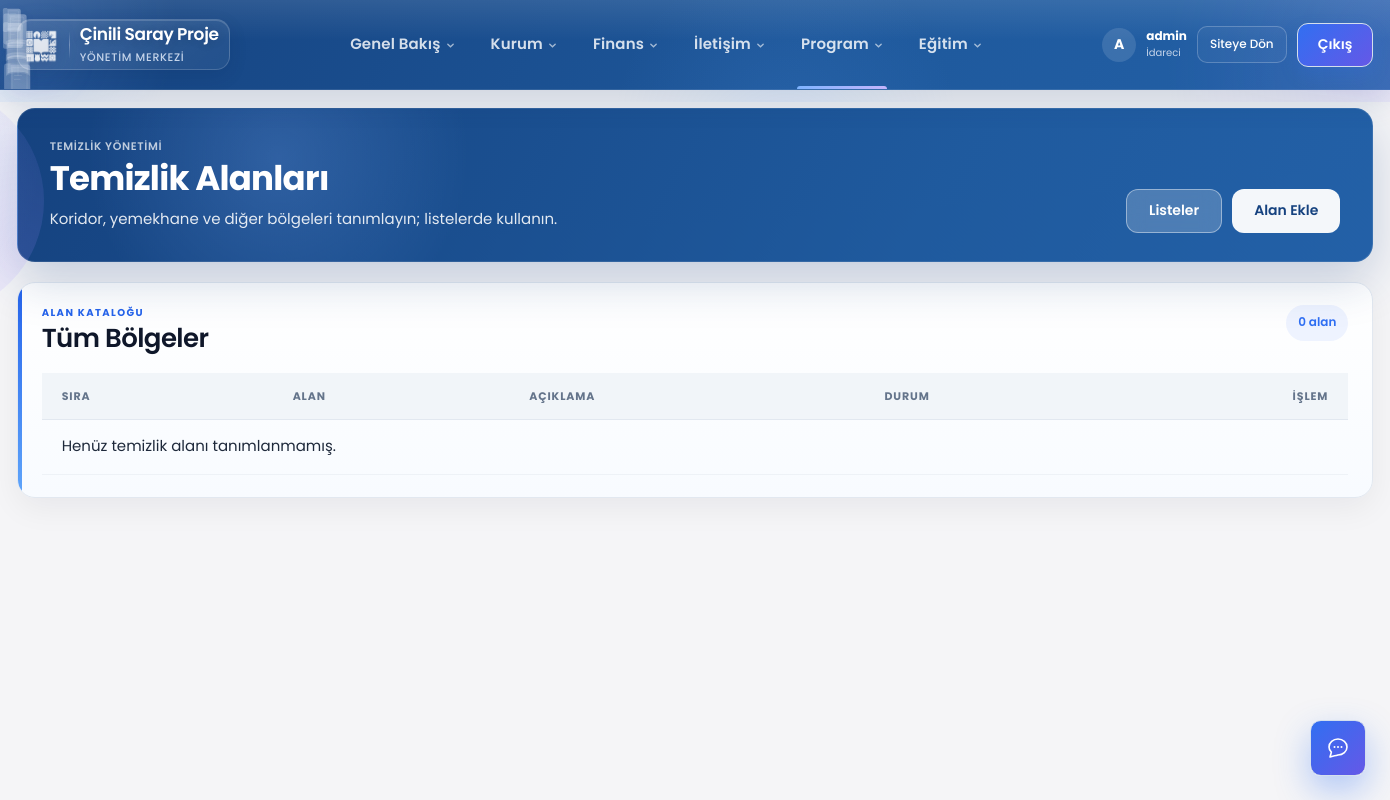
Before: /yonetim/temizlik/alanlar/ (signed in) with the older database file.
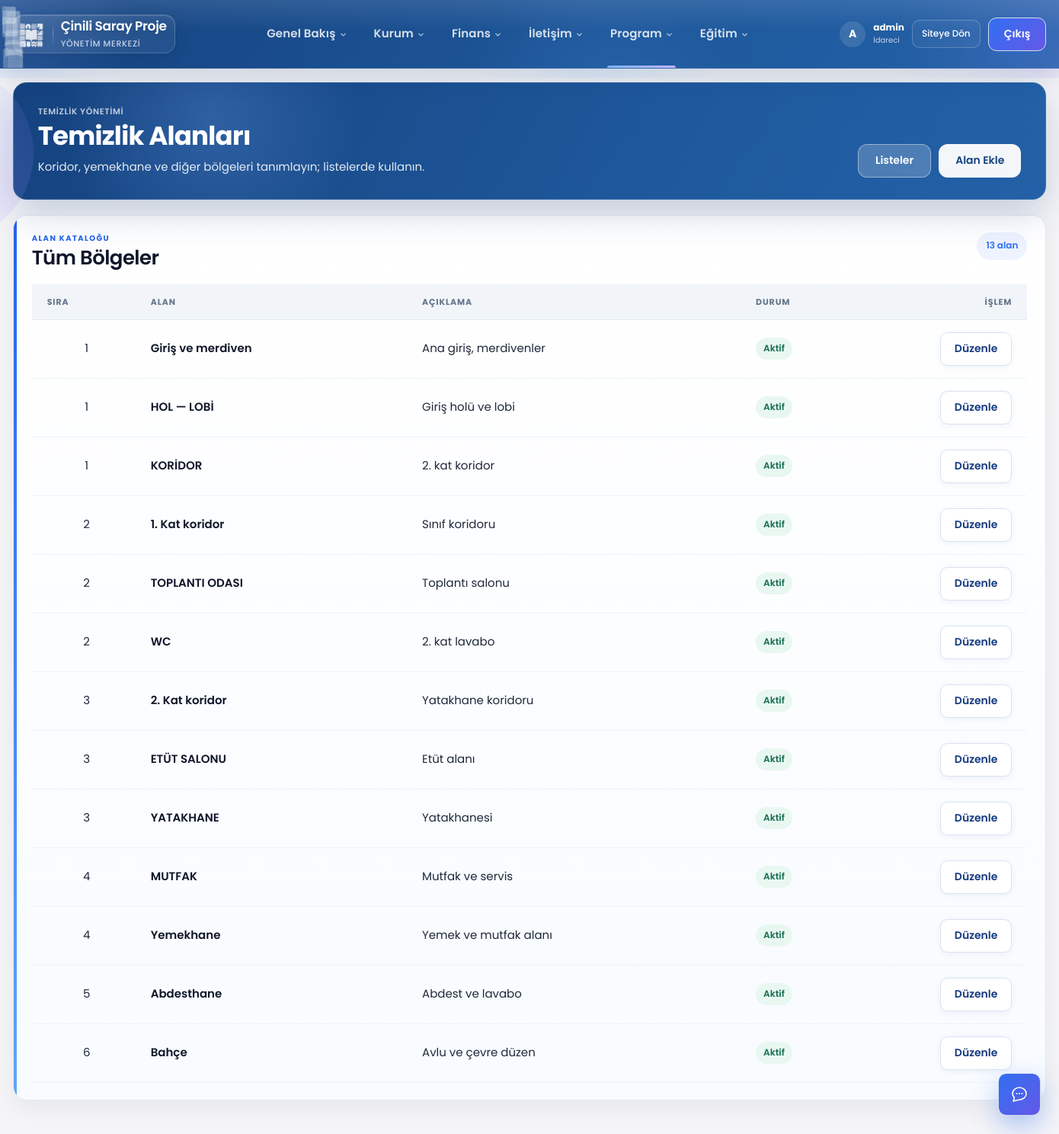
After: the same page with the newer database file.
### takip/models.py (models this page shows, shortened)
class TemizlikAlani(models.Model):
    ad = models.CharField(
        max_length=120,
        verbose_name="Alan adı",
    )
    kat = models.ForeignKey(
        "TemizlikKati",
        on_delete=models.SET_NULL,
        null=True,
        blank=True,
        related_name="alanlar",
        verbose_name="Kat",
    )
    aciklama = models.CharField(
        max_length=255,
        blank=True,
        verbose_name="Açıklama",
    )
    sira = models.PositiveSmallIntegerField(
        default=0,
        verbose_name="Sıra",
    )
    aktif = models.BooleanField(
        default=True,
        verbose_name="Aktif",
    )
    class Meta:
        verbose_name = "Temizlik alanı"
        verbose_name_plural = "Temizlik alanları"
        ordering = ["sira", "ad"]

### takip/yonetim_views.py (the view)
@yonetici_gerekli
def temizlik_alan_listesi(request):
    alanlar = TemizlikAlani.objects.order_by("sira", "ad")
    return render(
        request,
        "yonetim/temizlik_alan_listesi.html",
        {"alanlar": alanlar},
    )

### takip/asistan_service.py (called while the page is built)
def asistan_kullanilabilir(user: User) -> bool:
    if not getattr(settings, "AI_ASSISTANT_ENABLED", True):
        return False
    if not user.is_authenticated:
        return False
    if kullanici_veli_mi(user) or kullanici_talebe_mi(user) or ogretmen_paneli_kullanicisi_mi(user):
        return False
    return can(user, "asistan", "view") or user.is_superuser

### takip/ogretmen_service.py (called while the page is built, shortened)
def ogretmen_hocasi_for_user(user: User) -> EtutHocasi | None:
    if not user.is_authenticated:
        return None
    hoca = etut_hocasi_for_user(user)
    if hoca and hoca.aktif:
        return hoca

def kullanici_ogretmen_mi(user: User) -> bool:
    return ogretmen_hocasi_for_user(user) is not None

def ogretmen_paneli_kullanicisi_mi(user: User) -> bool:
    if not kullanici_ogretmen_mi(user):
        return False
    if user.is_superuser:
        return False
    try:
        profil = user.personel_profili
    except Exception:
        return True
    return not profil.aktif

### takip/panel_permissions.py (called while the page is built)
def kullanici_rolu(user: User) -> str | None:
    return kullanici_birincil_rol_slug(user)

def rol_etiketi(user: User) -> str:
    rol = kullanici_rolu(user)
    if not rol:
        return "Personel"
    return ROL_ETIKETLERI.get(rol, "Personel")

### templates/yonetim/temizlik_alan_listesi.html (shortened to what this page needs)
{% extends "yonetim/base.html" %}
{% block content %}
<header class="page-head patterned-page-head yonetim-page-head">
    <div>
        <p class="kicker">TEMİZLİK YÖNETİMİ</p>
        <h1>Temizlik Alanları</h1>
        <p class="muted">Koridor, yemekhane ve diğer bölgeleri tanımlayın; listelerde kullanın.</p>
    </div>
    <div class="yonetim-page-head-actions">
        <a href="{% url 'yonetim:temizlik_listesi' %}" class="ghost-btn yonetim-head-ghost">Listeler</a>
        <a href="{% url 'yonetim:temizlik_alan_ekle' %}" class="primary-btn">Alan Ekle</a>
    </div>
</header>
<section class="report-table-card yonetim-table-card">
    <div class="card-heading">
        <div>
            <p class="card-kicker">ALAN KATALOĞU</p>
            <h2>Tüm Bölgeler</h2>
        </div>
        <span class="report-record-count">{{ alanlar|length }} alan</span>
    </div>
    <div class="responsive-table">
        <table class="report-data-table yonetim-data-table">
            <thead>
                <tr>
                    <th>Sıra</th>
                    <th>Alan</th>
                    <th>Açıklama</th>
                    <th>Durum</th>
                    <th class="yonetim-action-col">İşlem</th>
                </tr>
            </thead>
            <tbody>
                {% for alan in alanlar %}
                <tr>
                    <td class="num-col">{{ alan.sira }}</td>
                    <td><strong>{{ alan.ad }}</strong></td>
                    <td>{{ alan.aciklama|default:"—" }}</td>
                    <td>
                        {% if alan.aktif %}
                            <span class="status-pill status-okunuyor">Aktif</span>
                        {% else %}
                            <span class="status-pill status-iade">Pasif</span>
                        {% endif %}
                    </td>
                    <td class="yonetim-action-col">
                        <a href="{% url 'yonetim:temizlik_alan_duzenle' alan.pk %}" class="yonetim-link">Düzenle</a>
                    </td>
                </tr>
                {% empty %}
                <tr>
                    <td colspan="5" class="report-empty">Henüz temizlik alanı tanımlanmamış.</td>
                </tr>
                {% endfor %}
            </tbody>
        </table>
    </div>
</section>
{% endblock %}

Changed rows visible on the page:
added TemizlikAlani: sira "1", ad "Giriş ve merdiven", aciklama "Ana giriş, merdivenler", aktif "Aktif"
added TemizlikAlani: sira "1", ad "HOL — LOBİ", aciklama "Giriş holü ve lobi", aktif "Aktif"
added TemizlikAlani: sira "1", ad "KORİDOR", aciklama "2. kat koridor", aktif "Aktif"
added TemizlikAlani: sira "2", ad "1. Kat koridor", aciklama "Sınıf koridoru", aktif "Aktif"
added TemizlikAlani: sira "2", ad "TOPLANTI ODASI", aciklama "Toplantı salonu", aktif "Aktif"
added TemizlikAlani: sira "2", ad "WC", aciklama "2. kat lavabo", aktif "Aktif"
added TemizlikAlani: sira "3", ad "2. Kat koridor", aciklama "Yatakhane koridoru", aktif "Aktif"
added TemizlikAlani: sira "3", ad "ETÜT SALONU", aciklama "Etüt alanı", aktif "Aktif"
added TemizlikAlani: sira "3", ad "YATAKHANE", aciklama "Yatakhanesi", aktif "Aktif"
added TemizlikAlani: sira "4", ad "MUTFAK", aciklama "Mutfak ve servis", aktif "Aktif"
added TemizlikAlani: sira "4", ad "Yemekhane", aciklama "Yemek ve mutfak alanı", aktif "Aktif"
added TemizlikAlani: sira "5", ad "Abdesthane", aciklama "Abdest ve lavabo", aktif "Aktif"
added TemizlikAlani: sira "6", ad "Bahçe", aciklama "Avlu ve çevre düzen", aktif "Aktif"
Other visible differences:
{{ alanlar|length }}: "0" → "13"
text no longer shown: "Henüz temizlik alanı tanımlanmamış."
